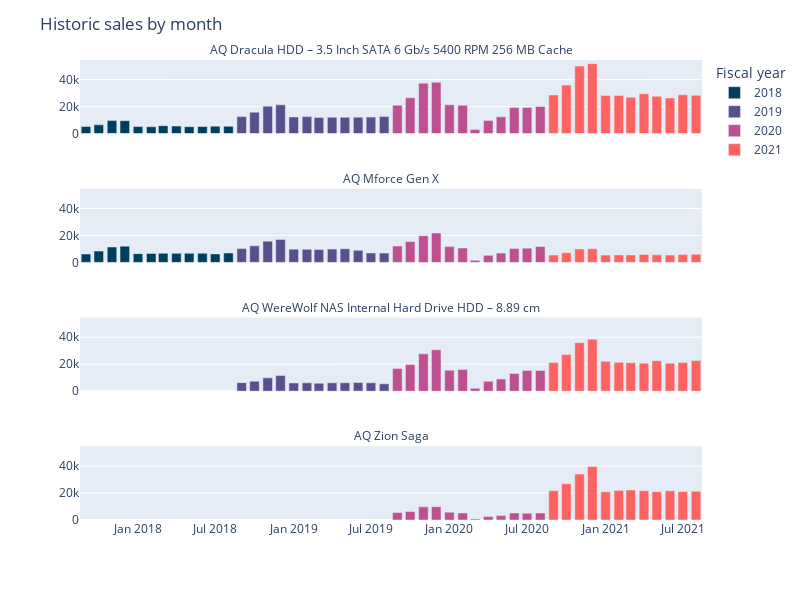

Notebook code for this chart:
### Markdown cell above
There is a jump in sales in the last months of the year. It happens with all the products.

It shows very clearly if we plot a historic chart.

### Code cell
# Build a stacked bar chart with sales on each year.

fig = px.bar(data_frame=sales_by_month_df,
             x='date',
             y='total_sold',
             facet_col='product',
             facet_col_wrap=1,
             color='fiscal_year',
             width =800,
             height=600,
             facet_row_spacing=0.12,

             color_discrete_sequence=custom_colors)

fig.update_yaxes(title='')
fig.update_xaxes(title='')

fig.for_each_annotation(lambda a: a.update(text = a.text.split('=')[1]))

fig.update_layout(
    title='Historic sales by month',
    legend_title_text='Fiscal year'
)
fig.show()

### Figure 1 — Plotly figure (JSON) as saved in the notebook; plotly's stock layout.template omitted (floating-point values rounded to 4 significant figures)
{"data": [{"alignmentgroup": "True", "hovertemplate": "fiscal_year=2018<br>product=AQ Dracula HDD – 3.5 Inch SATA 6 Gb/s 5400 RPM 256 MB Cache<br>date=%{x}<br>total_sold=%{y}<extra></extra>", "legendgroup": "2018", "marker": {"color": "#003f5c", "pattern": {"shape": ""}}, "name": "2018", "offsetgroup": "2018", "orientation": "v", "showlegend": true, "textposition": "auto", "type": "bar", "x": ["2017-09-01", "2017-10-01", "2017-11-01", "2017-12-01", "2018-01-01", "2018-02-01", "2018-03-01", "2018-04-01", "2018-05-01", "2018-06-01", "2018-07-01", "2018-08-01"], "xaxis": "x4", "y": [5237, 6472, 9642, 9572, 5223, 5056, 5838, 5590, 5112, 5254, 5510, 5399], "yaxis": "y4"}, {"alignmentgroup": "True", "hovertemplate": "fiscal_year=2018<br>product=AQ Mforce Gen X<br>date=%{x}<br>total_sold=%{y}<extra></extra>", "legendgroup": "2018", "marker": {"color": "#003f5c", "pattern": {"shape": ""}}, "name": "2018", "offsetgroup": "2018", "orientation": "v", "showlegend": false, "textposition": "auto", "type": "bar", "x": ["2017-09-01", "2017-10-01", "2017-11-01", "2017-12-01", "2018-01-01", "2018-02-01", "2018-03-01", "2018-04-01", "2018-05-01", "2018-06-01", "2018-07-01", "2018-08-01"], "xaxis": "x3", "y": [6188, 8388, 11370, 12043, 6490, 6601, 6765, 6692, 6735, 6764, 6311, 7019], "yaxis": "y3"}, {"alignmentgroup": "True", "hovertemplate": "fiscal_year=2019<br>product=AQ Dracula HDD – 3.5 Inch SATA 6 Gb/s 5400 RPM 256 MB Cache<br>date=%{x}<br>total_sold=%{y}<extra></extra>", "legendgroup": "2019", "marker": {"color": "#58508d", "pattern": {"shape": ""}}, "name": "2019", "offsetgroup": "2019", "orientation": "v", "showlegend": true, "textposition": "auto", "type": "bar", "x": ["2018-09-01", "2018-10-01", "2018-11-01", "2018-12-01", "2019-01-01", "2019-02-01", "2019-03-01", "2019-04-01", "2019-05-01", "2019-06-01", "2019-07-01", "2019-08-01"], "xaxis": "x4", "y": [12582, 15863, 20295, 21290, 12342, 12615, 11947, 12094, 12125, 12175, 12228, 12596], "yaxis": "y4"}, {"alignmentgroup": "True", "hovertemplate": "fiscal_year=2019<br>product=AQ Mforce Gen X<br>date=%{x}<br>total_sold=%{y}<extra></extra>", "legendgroup": "2019", "marker": {"color": "#58508d", "pattern": {"shape": ""}}, "name": "2019", "offsetgroup": "2019", "orientation": "v", "showlegend": false, "textposition": "auto", "type": "bar", "x": ["2018-09-01", "2018-10-01", "2018-11-01", "2018-12-01", "2019-01-01", "2019-02-01", "2019-03-01", "2019-04-01", "2019-05-01", "2019-06-01", "2019-07-01", "2019-08-01"], "xaxis": "x3", "y": [10209, 12303, 15721, 17051, 9826, 9696, 9522, 9872, 10156, 8994, 7051, 6960], "yaxis": "y3"}, {"alignmentgroup": "True", "hovertemplate": "fiscal_year=2019<br>product=AQ WereWolf NAS Internal Hard Drive HDD – 8.89 cm<br>date=%{x}<br>total_sold=%{y}<extra></extra>", "legendgroup": "2019", "marker": {"color": "#58508d", "pattern": {"shape": ""}}, "name": "2019", "offsetgroup": "2019", "orientation": "v", "showlegend": false, "textposition": "auto", "type": "bar", "x": ["2018-09-01", "2018-10-01", "2018-11-01", "2018-12-01", "2019-01-01", "2019-02-01", "2019-03-01", "2019-04-01", "2019-05-01", "2019-06-01", "2019-07-01", "2019-08-01"], "xaxis": "x2", "y": [6349, 7446, 9886, 11564, 6105, 6201, 5886, 6210, 6239, 6414, 6217, 5489], "yaxis": "y2"}, {"alignmentgroup": "True", "hovertemplate": "fiscal_year=2020<br>product=AQ Dracula HDD – 3.5 Inch SATA 6 Gb/s 5400 RPM 256 MB Cache<br>date=%{x}<br>total_sold=%{y}<extra></extra>", "legendgroup": "2020", "marker": {"color": "#bc5090", "pattern": {"shape": ""}}, "name": "2020", "offsetgroup": "2020", "orientation": "v", "showlegend": true, "textposition": "auto", "type": "bar", "x": ["2019-09-01", "2019-10-01", "2019-11-01", "2019-12-01", "2020-01-01", "2020-02-01", "2020-03-01", "2020-04-01", "2020-05-01", "2020-06-01", "2020-07-01", "2020-08-01"], "xaxis": "x4", "y": [21057, 26592, 37368, 38007, 21387, 21013, 2978, 9650, 12399, 19325, 19425, 20041], "yaxis": "y4"}, {"alignmentgroup": "True", "hovertemplate": "fiscal_year=2020<br>product=AQ Mforce Gen X<br>date=%{x}<br>total_sold=%{y}<extra></extra>", "legendgroup": "2020", "marker": {"color": "#bc5090", "pattern": {"shape": ""}}, "name": "2020", "offsetgroup": "2020", "orientation": "v", "showlegend": false, "textposition": "auto", "type": "bar", "x": ["2019-09-01", "2019-10-01", "2019-11-01", "2019-12-01", "2020-01-01", "2020-02-01", "2020-03-01", "2020-04-01", "2020-05-01", "2020-06-01", "2020-07-01", "2020-08-01"], "xaxis": "x3", "y": [12119, 15463, 19745, 21810, 11700, 10634, 1602, 5229, 6874, 10386, 10555, 11752], "yaxis": "y3"}, {"alignmentgroup": "True", "hovertemplate": "fiscal_year=2020<br>product=AQ WereWolf NAS Internal Hard Drive HDD – 8.89 cm<br>date=%{x}<br>total_sold=%{y}<extra></extra>", "legendgroup": "2020", "marker": {"color": "#bc5090", "pattern": {"shape": ""}}, "name": "2020", "offsetgroup": "2020", "orientation": "v", "showlegend": false, "textposition": "auto", "type": "bar", "x": ["2019-09-01", "2019-10-01", "2019-11-01", "2019-12-01", "2020-01-01", "2020-02-01", "2020-03-01", "2020-04-01", "2020-05-01", "2020-06-01", "2020-07-01", "2020-08-01"], "xaxis": "x2", "y": [16848, 19716, 27680, 30699, 15591, 16040, 2151, 7379, 8973, 13182, 15380, 15332], "yaxis": "y2"}, {"alignmentgroup": "True", "hovertemplate": "fiscal_year=2020<br>product=AQ Zion Saga<br>date=%{x}<br>total_sold=%{y}<extra></extra>", "legendgroup": "2020", "marker": {"color": "#bc5090", "pattern": {"shape": ""}}, "name": "2020", "offsetgroup": "2020", "orientation": "v", "showlegend": false, "textposition": "auto", "type": "bar", "x": ["2019-09-01", "2019-10-01", "2019-11-01", "2019-12-01", "2020-01-01", "2020-02-01", "2020-03-01", "2020-04-01", "2020-05-01", "2020-06-01", "2020-07-01", "2020-08-01"], "xaxis": "x", "y": [5534, 6287, 9783, 9838, 5756, 5241, 742, 2647, 3247, 5235, 5024, 5168], "yaxis": "y"}, {"alignmentgroup": "True", "hovertemplate": "fiscal_year=2021<br>product=AQ Dracula HDD – 3.5 Inch SATA 6 Gb/s 5400 RPM 256 MB Cache<br>date=%{x}<br>total_sold=%{y}<extra></extra>", "legendgroup": "2021", "marker": {"color": "#ff6361", "pattern": {"shape": ""}}, "name": "2021", "offsetgroup": "2021", "orientation": "v", "showlegend": true, "textposition": "auto", "type": "bar", "x": ["2020-09-01", "2020-10-01", "2020-11-01", "2020-12-01", "2021-01-01", "2021-02-01", "2021-03-01", "2021-04-01", "2021-05-01", "2021-06-01", "2021-07-01", "2021-08-01"], "xaxis": "x4", "y": [28694, 35933, 50056, 51811, 28161, 28305, 26895, 29475, 27650, 26412, 28745, 28438], "yaxis": "y4"}, {"alignmentgroup": "True", "hovertemplate": "fiscal_year=2021<br>product=AQ Mforce Gen X<br>date=%{x}<br>total_sold=%{y}<extra></extra>", "legendgroup": "2021", "marker": {"color": "#ff6361", "pattern": {"shape": ""}}, "name": "2021", "offsetgroup": "2021", "orientation": "v", "showlegend": false, "textposition": "auto", "type": "bar", "x": ["2020-09-01", "2020-10-01", "2020-11-01", "2020-12-01", "2021-01-01", "2021-02-01", "2021-03-01", "2021-04-01", "2021-05-01", "2021-06-01", "2021-07-01", "2021-08-01"], "xaxis": "x3", "y": [5421, 7129, 10007, 10167, 5400, 5564, 5562, 5874, 5580, 5424, 5768, 5961], "yaxis": "y3"}, {"alignmentgroup": "True", "hovertemplate": "fiscal_year=2021<br>product=AQ WereWolf NAS Internal Hard Drive HDD – 8.89 cm<br>date=%{x}<br>total_sold=%{y}<extra></extra>", "legendgroup": "2021", "marker": {"color": "#ff6361", "pattern": {"shape": ""}}, "name": "2021", "offsetgroup": "2021", "orientation": "v", "showlegend": false, "textposition": "auto", "type": "bar", "x": ["2020-09-01", "2020-10-01", "2020-11-01", "2020-12-01", "2021-01-01", "2021-02-01", "2021-03-01", "2021-04-01", "2021-05-01", "2021-06-01", "2021-07-01", "2021-08-01"], "xaxis": "x2", "y": [21216, 27228, 35962, 38406, 22242, 21393, 21152, 20742, 22597, 20728, 21291, 22748], "yaxis": "y2"}, {"alignmentgroup": "True", "hovertemplate": "fiscal_year=2021<br>product=AQ Zion Saga<br>date=%{x}<br>total_sold=%{y}<extra></extra>", "legendgroup": "2021", "marker": {"color": "#ff6361", "pattern": {"shape": ""}}, "name": "2021", "offsetgroup": "2021", "orientation": "v", "showlegend": false, "textposition": "auto", "type": "bar", "x": ["2020-09-01", "2020-10-01", "2020-11-01", "2020-12-01", "2021-01-01", "2021-02-01", "2021-03-01", "2021-04-01", "2021-05-01", "2021-06-01", "2021-07-01", "2021-08-01"], "xaxis": "x", "y": [21660, 26818, 34031, 39566, 20906, 21941, 22216, 21677, 20987, 21655, 21080, 21269], "yaxis": "y"}], "layout": {"annotations": [{"font": {}, "showarrow": false, "text": "AQ Zion Saga", "x": 0.5, "xanchor": "center", "xref": "paper", "y": 0.16, "yanchor": "bottom", "yref": "paper"}, {"font": {}, "showarrow": false, "text": "AQ WereWolf NAS Internal Hard Drive HDD – 8.89 cm", "x": 0.5, "xanchor": "center", "xref": "paper", "y": 0.44, "yanchor": "bottom", "yref": "paper"}, {"font": {}, "showarrow": false, "text": "AQ Mforce Gen X", "x": 0.5, "xanchor": "center", "xref": "paper", "y": 0.72, "yanchor": "bottom", "yref": "paper"}, {"font": {}, "showarrow": false, "text": "AQ Dracula HDD – 3.5 Inch SATA 6 Gb/s 5400 RPM 256 MB Cache", "x": 0.5, "xanchor": "center", "xref": "paper", "y": 1, "yanchor": "bottom", "yref": "paper"}], "barmode": "relative", "height": 600, "legend": {"title": {"text": "Fiscal year"}, "tracegroupgap": 0}, "margin": {"t": 60}, "title": {"text": "Historic sales by month"}, "width": 800, "xaxis": {"anchor": "y", "domain": [0, 1], "title": {"text": ""}}, "xaxis2": {"anchor": "y2", "domain": [0, 1], "matches": "x", "showticklabels": false, "title": {"text": ""}}, "xaxis3": {"anchor": "y3", "domain": [0, 1], "matches": "x", "showticklabels": false, "title": {"text": ""}}, "xaxis4": {"anchor": "y4", "domain": [0, 1], "matches": "x", "showticklabels": false, "title": {"text": ""}}, "yaxis": {"anchor": "x", "domain": [0, 0.16], "title": {"text": ""}}, "yaxis2": {"anchor": "x2", "domain": [0.28, 0.44], "matches": "y", "title": {"text": ""}}, "yaxis3": {"anchor": "x3", "domain": [0.56, 0.72], "matches": "y", "title": {"text": ""}}, "yaxis4": {"anchor": "x4", "domain": [0.84, 1], "matches": "y", "title": {"text": ""}}}}
